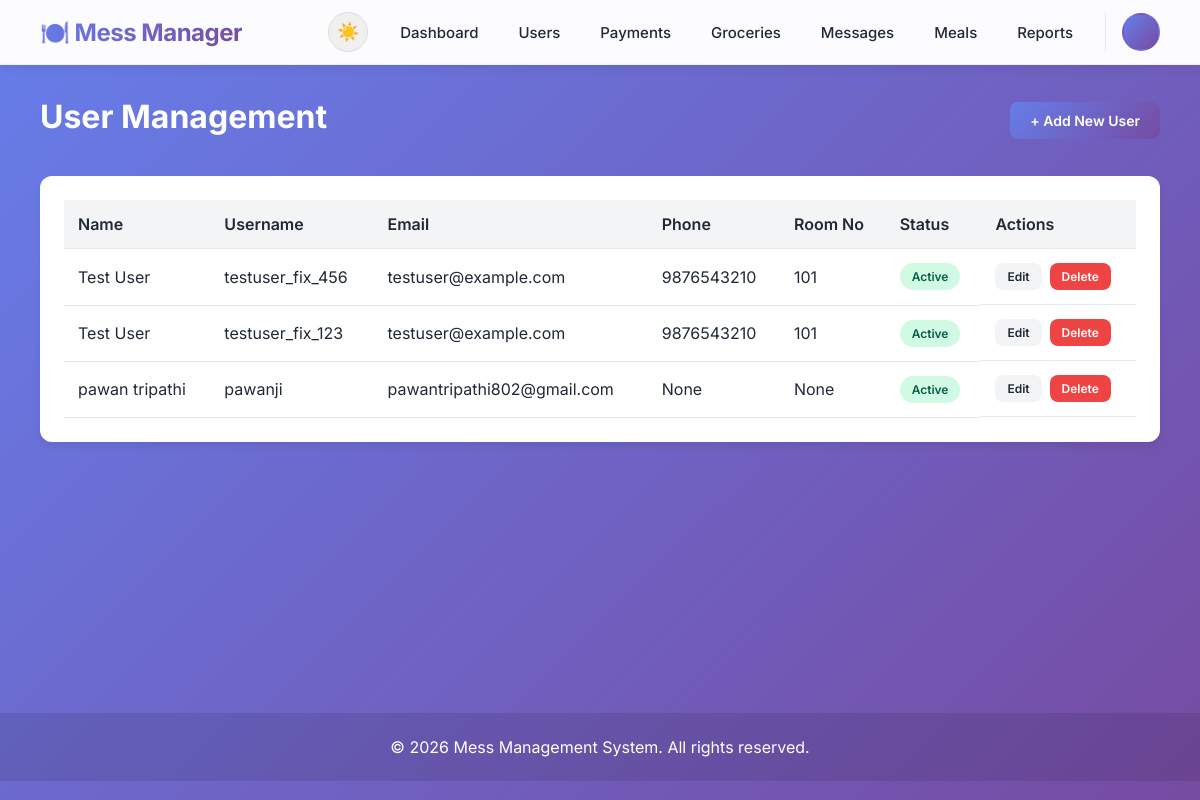
The app's page /manage/users/ (signed in) with its own data.
### core/models.py (models this page shows, shortened)
class UserProfile(models.Model):
    ROLE_CHOICES = (
        ('admin', 'Admin'),
        ('user', 'User'),
    )
    user = models.OneToOneField(User, on_delete=models.CASCADE, related_name='profile')
    role = models.CharField(max_length=10, choices=ROLE_CHOICES, default='user')
    phone = models.CharField(max_length=15, blank=True, null=True)
    room_no = models.CharField(max_length=20, blank=True, null=True)
    profile_picture = models.ImageField(upload_to='profile_pictures/', blank=True, null=True, help_text="User profile picture")
    dark_mode = models.BooleanField(default=False, help_text="Enable dark mode theme")
    is_active = models.BooleanField(default=True)
    created_at = models.DateTimeField(auto_now_add=True)
    class Meta:
        verbose_name = 'User Profile'
        verbose_name_plural = 'User Profiles'

### core/views.py (the view)
# urls.py: path('manage/users/', views.user_list, name='user_list'),
@admin_required
def user_list(request):
    users = UserProfile.objects.select_related('user').filter(role='user').order_by('-created_at')
    context = {'users': users}
    return render(request, 'admin/user_list.html', context)

### templates/admin/user_list.html (shortened to what this page needs)
{% extends 'base.html' %}
{% block content %}
<div class="page-header">
    <h1>User Management</h1>
    <a href="{% url 'user_create' %}" class="btn btn-primary">+ Add New User</a>
</div>
<div class="card">
    <div class="card-body">
        {% if users %}
        <div class="table-responsive">
            <table class="data-table">
                <thead>
                    <tr>
                        <th>Name</th>
                        <th>Username</th>
                        <th>Email</th>
                        <th>Phone</th>
                        <th>Room No</th>
                        <th>Status</th>
                        <th>Actions</th>
                    </tr>
                </thead>
                <tbody>
                    {% for profile in users %}
                    <tr>
                        <td>{{ profile.user.get_full_name }}</td>
                        <td>{{ profile.user.username }}</td>
                        <td>{{ profile.user.email }}</td>
                        <td>{{ profile.phone }}</td>
                        <td>{{ profile.room_no }}</td>
                        <td>
                            {% if profile.is_active %}
                            <span class="badge badge-success">Active</span>
                            {% else %}
                            <span class="badge badge-danger">Inactive</span>
                            {% endif %}
                        </td>
                        <td class="actions">
                            <a href="{% url 'user_edit' profile.id %}" class="btn btn-sm btn-secondary">Edit</a>
                            <a href="{% url 'user_delete' profile.id %}" class="btn btn-sm btn-danger">Delete</a>
                        </td>
                    </tr>
                    {% endfor %}
                </tbody>
            </table>
        </div>
        {% else %}
        <p class="empty-state">No users found. <a href="{% url 'user_create' %}">Add your first user</a></p>
        {% endif %}
    </div>
</div>
{% endblock %}

### templates/base.html (shortened to what this page needs)
{% load static %}
<!DOCTYPE html>
<html lang="en">
<head>
    <link rel="stylesheet" href="{% static 'css/style.css' %}?v=2.0">
    <link rel="stylesheet" href="{% static 'css/dark-mode.css' %}?v=2.0">
    <link rel="stylesheet" href="{% static 'css/print.css' %}?v=2.0" media="print">
</head>
<body {% if user.is_authenticated %}data-user-dark-mode="{{ user.profile.dark_mode|lower }}" {% endif %}>
    <nav class="navbar">
        <div class="container">
            <div class="nav-brand">
                <h2>🍽️ Mess Manager</h2>
            </div>
            {% if user.is_authenticated %}
            <div class="nav-menu" id="navMenu">
                <button class="theme-toggle" title="Toggle Dark Mode (Ctrl+Shift+D)">
                    <span class="theme-toggle-icon" id="theme-icon">☀️</span>
                </button>
                {% if user.profile.role == 'admin' %}
                <a href="{% url 'admin_dashboard' %}" class="nav-link">Dashboard</a>
                <a href="{% url 'user_list' %}" class="nav-link">Users</a>
                <a href="{% url 'payment_list' %}" class="nav-link">Payments</a>
                <a href="{% url 'grocery_list' %}" class="nav-link">Groceries</a>
                <a href="{% url 'admin_messages' %}" class="nav-link">Messages</a>
                <a href="{% url 'meal_calendar' %}" class="nav-link">Meals</a>
                <a href="{% url 'monthly_report' %}" class="nav-link">Reports</a>
                {% endif %}
                <div class="user-menu">
                    {% if user.profile.profile_picture %}
                    <img src="{{ user.profile.profile_picture.url }}" alt="Profile" class="profile-pic-small">
                    {% else %}
                    <div class="profile-pic-placeholder">{{ user.first_name.0 }}{{ user.last_name.0 }}</div>
                    {% endif %}
                </div>
            </div>
            {% endif %}
        </div>
    </nav>
    <main class="main-content">
        <div class="container">
            {% block content %}
            {% endblock %}
        </div>
    </main>
    <footer class="footer">
        <div class="container">
            <p>&copy; 2026 Mess Management System. All rights reserved.</p>
        </div>
    </footer>
</body>
</html>

### static/css/style.css (style rules this page uses)
* { margin: 0; padding: 0; box-sizing: border-box; }
:root { --primary: #667eea; --primary-dark: #5568d3; --secondary: #764ba2; --success: #10b981; --warning: #f59e0b; --danger: #ef4444; --dark: #1f2937; --light: #f3f4f6; --white: #ffffff; --gray: #6b7280; --border: #e5e7eb; }
body { font-family: 'Inter', -apple-system, BlinkMacSystemFont, 'Segoe UI', sans-serif; background: linear-gradient(135deg, #667eea 0%, #764ba2 100%); min-height: 100vh; color: var(--dark); }
.container { max-width: 1200px; margin: 0 auto; padding: 0 20px; }
.navbar { background: rgba(255, 255, 255, 0.98); backdrop-filter: blur(15px); box-shadow: 0 2px 12px rgba(0, 0, 0, 0.08); padding: 0.75rem 0; position: sticky; top: 0; z-index: 1000; border-bottom: 1px solid rgba(102, 126, 234, 0.1); }
.navbar .container { display: flex; justify-content: space-between; align-items: center; gap: 2rem; }
.nav-brand { display: flex; align-items: center; }
.nav-brand h2 { background: linear-gradient(135deg, var(--primary), var(--secondary)); background-clip: text; -webkit-background-clip: text; -webkit-text-fill-color: transparent; font-size: 1.5rem; font-weight: 700; margin: 0; letter-spacing: -0.5px; }
.nav-menu { display: flex; align-items: center; gap: 0.5rem; }
.nav-link { color: var(--dark); text-decoration: none; font-weight: 500; font-size: 0.9375rem; padding: 0.625rem 1rem; border-radius: 8px; transition: all 0.3s ease; position: relative; }
.theme-toggle { background: var(--light); border: 1px solid var(--border); border-radius: 50%; width: 40px; height: 40px; display: flex; align-items: center; justify-content: center; cursor: pointer; transition: all 0.3s ease; margin-right: 0.5rem; }
.theme-toggle-icon { font-size: 1.25rem; line-height: 1; }
.user-menu { position: relative; margin-left: 0.5rem; padding-left: 1rem; border-left: 1px solid var(--border); }
.profile-pic-small, .profile-pic-placeholder { width: 38px; height: 38px; border-radius: 50%; cursor: pointer; transition: all 0.3s ease; border: 2px solid transparent; }
.profile-pic-placeholder { background: linear-gradient(135deg, var(--primary), var(--secondary)); color: white; display: flex; align-items: center; justify-content: center; font-weight: 600; font-size: 0.875rem; text-transform: uppercase; }
.btn { padding: 0.625rem 1.25rem; border: none; border-radius: 8px; font-weight: 600; cursor: pointer; transition: all 0.3s; text-decoration: none; display: inline-block; font-size: 0.875rem; }
.btn-primary { background: linear-gradient(135deg, var(--primary), var(--secondary)); color: var(--white); }
.btn-secondary { background: var(--light); color: var(--dark); }
.btn-danger { background: var(--danger); color: var(--white); }
.btn-sm { padding: 0.375rem 0.75rem; font-size: 0.75rem; }
.main-content { padding: 2rem 0; min-height: calc(100vh - 200px); }
.card { background: var(--white); border-radius: 12px; box-shadow: 0 4px 6px rgba(0, 0, 0, 0.07); margin-bottom: 1.5rem; overflow: hidden; }
.card-body { padding: 1.5rem; }
.table-responsive { overflow-x: auto; }
.data-table { width: 100%; border-collapse: collapse; }
.data-table thead { background: var(--light); }
.data-table th, .data-table td { padding: 0.875rem; text-align: left; border-bottom: 1px solid var(--border); }
.data-table th { font-weight: 600; color: var(--dark); }
.data-table .actions { display: flex; gap: 0.5rem; }
.badge { padding: 0.375rem 0.75rem; border-radius: 20px; font-size: 0.75rem; font-weight: 600; display: inline-block; }
.badge-paid, .badge-success { background: #d1fae5; color: #065f46; }
.dashboard-header, .page-header { margin-bottom: 2rem; }
.dashboard-header h1, .page-header h1 { color: var(--white); font-size: 2rem; margin-bottom: 0.5rem; }
.page-header { display: flex; justify-content: space-between; align-items: center; }
.footer { background: rgba(0, 0, 0, 0.1); color: var(--white); text-align: center; padding: 1.5rem 0; margin-top: 3rem; }
@media (min-width: 1024px) { .nav-menu { display: flex; flex-direction: row; position: static; max-height: none; opacity: 1; padding: 0; background: transparent; box-shadow: none; } }
@media (min-width: 1200px) { .container { padding: 0 40px; } }

### records on screen
UserProfile: user.get_full_name "Test User", user.username "testuser_fix_456", user.email "testuser@example.com", phone "9876543210", room_no "101", is_active "Active"
UserProfile: user.get_full_name "Test User", user.username "testuser_fix_123", user.email "testuser@example.com", phone "9876543210", room_no "101", is_active "Active"
UserProfile: user.get_full_name "pawan tripathi", user.username "pawanji", user.email "pawantripathi802@gmail.com", phone "None", room_no "None", is_active "Active"
